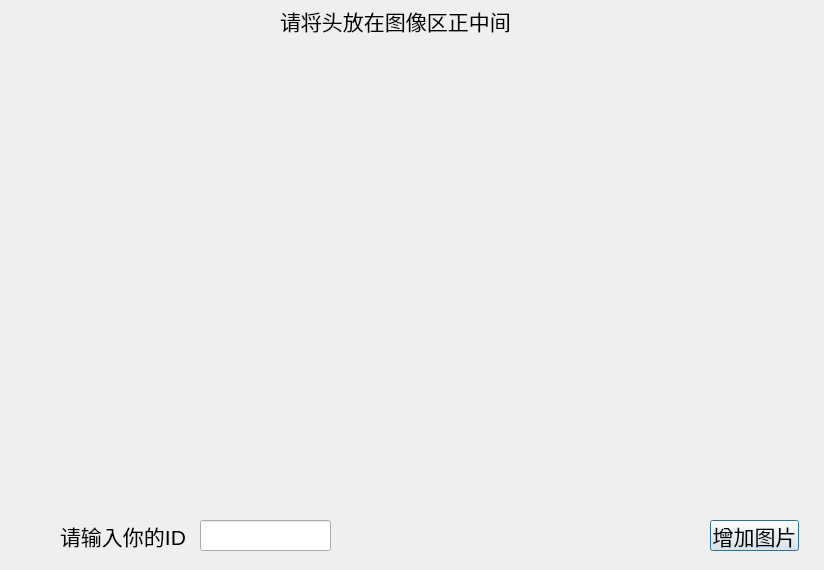
<?xml version="1.0" encoding="UTF-8"?>
<ui version="4.0">
 <class>addPic</class>
 <widget class="QDialog" name="addPic">
  <property name="geometry">
   <rect>
    <x>0</x>
    <y>0</y>
    <width>824</width>
    <height>570</height>
   </rect>
  </property>
  <property name="windowTitle">
   <string>Dialog</string>
  </property>
  <widget class="QWidget" name="camera" native="true">
   <property name="geometry">
    <rect>
     <x>40</x>
     <y>30</y>
     <width>741</width>
     <height>481</height>
    </rect>
   </property>
   <property name="font">
    <font>
     <pointsize>16</pointsize>
    </font>
   </property>
  </widget>
  <widget class="QLabel" name="label_2">
   <property name="geometry">
    <rect>
     <x>280</x>
     <y>0</y>
     <width>281</width>
     <height>41</height>
    </rect>
   </property>
   <property name="font">
    <font>
     <pointsize>16</pointsize>
    </font>
   </property>
   <property name="text">
    <string>请将头放在图像区正中间</string>
   </property>
  </widget>
  <widget class="QLineEdit" name="IDlineEdit">
   <property name="geometry">
    <rect>
     <x>200</x>
     <y>520</y>
     <width>131</width>
     <height>31</height>
    </rect>
   </property>
  </widget>
  <widget class="QLabel" name="label">
   <property name="geometry">
    <rect>
     <x>60</x>
     <y>520</y>
     <width>131</width>
     <height>31</height>
    </rect>
   </property>
   <property name="font">
    <font>
     <pointsize>16</pointsize>
    </font>
   </property>
   <property name="text">
    <string>请输入你的ID</string>
   </property>
  </widget>
  <widget class="QPushButton" name="addPictureButton">
   <property name="geometry">
    <rect>
     <x>710</x>
     <y>520</y>
     <width>89</width>
     <height>31</height>
    </rect>
   </property>
   <property name="font">
    <font>
     <pointsize>16</pointsize>
    </font>
   </property>
   <property name="text">
    <string>增加图片</string>
   </property>
  </widget>
 </widget>
 <resources/>
 <connections/>
</ui>
